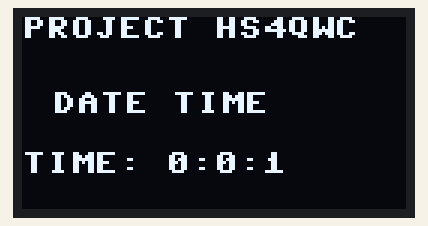
Simulated run of this program. Board: ESP8266 board running MicroPython. Parts: 128×64 one-colour display. What the program prints to the serial console is not drawn.

Above: at 1.1 s.
At 4.2 s:
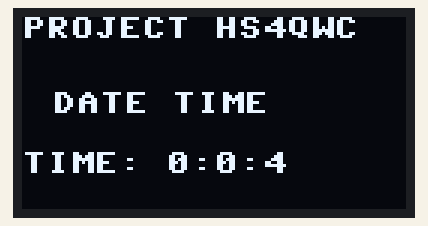
At 9.3 s:
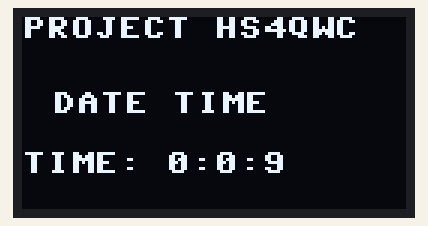
At 19.6 s:
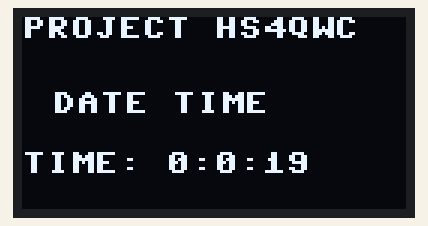
At 27.8 s:
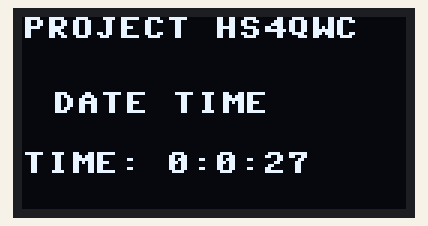
At 39.0 s:
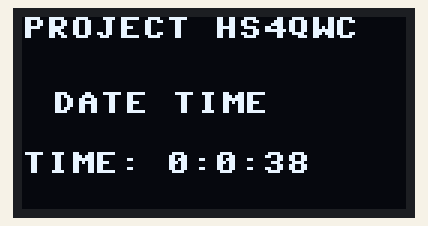

Measured:
- what the display in image 0 shows lasts 1.0 s, from 1.1 s to 2.1 s

The program:

DATE_TM.py
```python
#progame test Clock
# by hs4qwc 28/1/2021
from machine import Pin, I2C
import ssd1306
from time import sleep
import utime
# ESP8266 Pin assignment
i2c = I2C(-1, scl=Pin(5), sda=Pin(4))

oled_width = 128
oled_height = 64
oled = ssd1306.SSD1306_I2C(oled_width, oled_height, i2c)

H = 0
M = 0
S = 0

while (True):

    S <= 0
    S +=1
    #sleep(1)
    utime.sleep_ms(1000)

    oled.fill(0)# clear oled

    if S == 60:
        S=0
        M+=1

        if M==60:
            M=0
            H+=1
            if H==23:
                H=0

    print('Time: ',H,M,S)

    ss = S
    SEC = str(ss)

    mm = M
    MIN = str(mm)

    hh = H
    HOR = str(hh)

    oled.text('TIME: '+ HOR +':'+ MIN +':'+ SEC, 0, 45)

    oled.text('PROJECT HS4QWC', 0, 0)
    oled.text('DATE TIME', 10, 25)
    oled.show()
#oled.fill(0)# clear oled
#oled.fill(1)# 1 = เติมสีหน้าจอทั้งหมด
```
